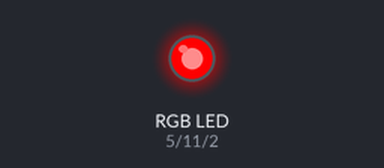
The sketch below on a simulated Arduino Uno, built with avr-gcc and run on an emulated ATmega328P. On the bench: an RGB LED mixed from three pins (HIGH = lit).

Above: at 0.1 s.
At 4.6 s:
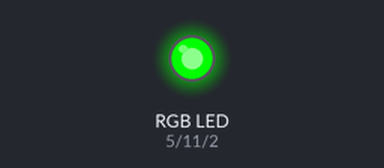
At 9.6 s:
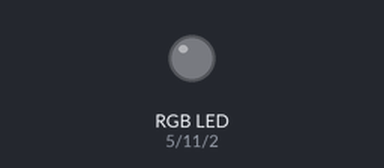
At 19.1 s:
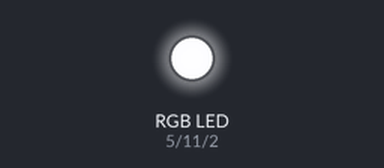
At 28.1 s:
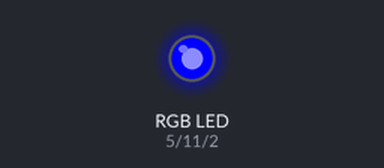
At 38.6 s:
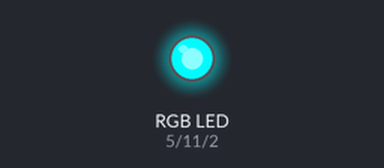
Timing chart, 0 to 40.0 s (numbered marks = the images above):
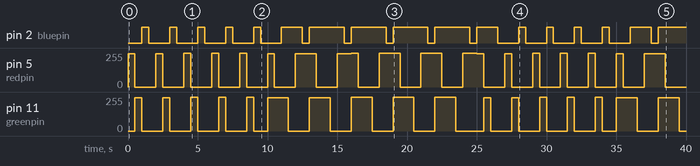

The sketch:

ledrgb.ino
```cpp
const int redpin=5;      //Pin 9
const int greenpin=11;    //Pin 10
const int bluepin=2;      //Pin 11


int var=0;
int var1=0;


void setup()
{
}

void loop()
{
  for(var=250;var<255;var++)
  {
  analogWrite(redpin,var);  //RED
  analogWrite(greenpin,0);
  delay(500);
  analogWrite(redpin,0);    //GREEN
  analogWrite(greenpin,var);
  delay(500);
  analogWrite(greenpin,0);   //BLUE
  analogWrite(bluepin,var);
  delay(500);
  analogWrite(bluepin,0);
  delay(500);
  }

  for(var1=250;var1<255;var1++)
  {
  analogWrite(redpin,var1);   //YELLOW
  analogWrite(greenpin,var1);
  delay(500);
  analogWrite(redpin,0);
  delay(500);
  analogWrite(greenpin,var1);  //CYAN
  analogWrite(bluepin,var1);
  delay(500);
  analogWrite(greenpin,0);
  delay(500);
  analogWrite(bluepin,var1);    //MAGENTA
  analogWrite(redpin,var1);
  delay(500);
  analogWrite(bluepin,0);
  delay(500);
  analogWrite(bluepin,var1);
  analogWrite(redpin,var1);
  analogWrite(greenpin,var1);
  }

}
```

Measured:
- by itself, pin 2 (bluepin): LOW → HIGH at 1.0 s, → LOW 0.50 s later, → HIGH 1.5 s later, → LOW 0.50 s later, … (33 changes in this stretch)
- by itself, pin 5 (redpin): 0/255 → 250/255 at 0.00 s, → 0/255 0.50 s later, → 251/255 1.5 s later, → 0/255 0.50 s later, … (40 changes in this stretch)
- by itself, pin 11 (greenpin): 0/255 → 250/255 at 0.50 s, → 0/255 0.50 s later, → 251/255 1.5 s later, → 0/255 0.50 s later, … (34 changes in this stretch)
